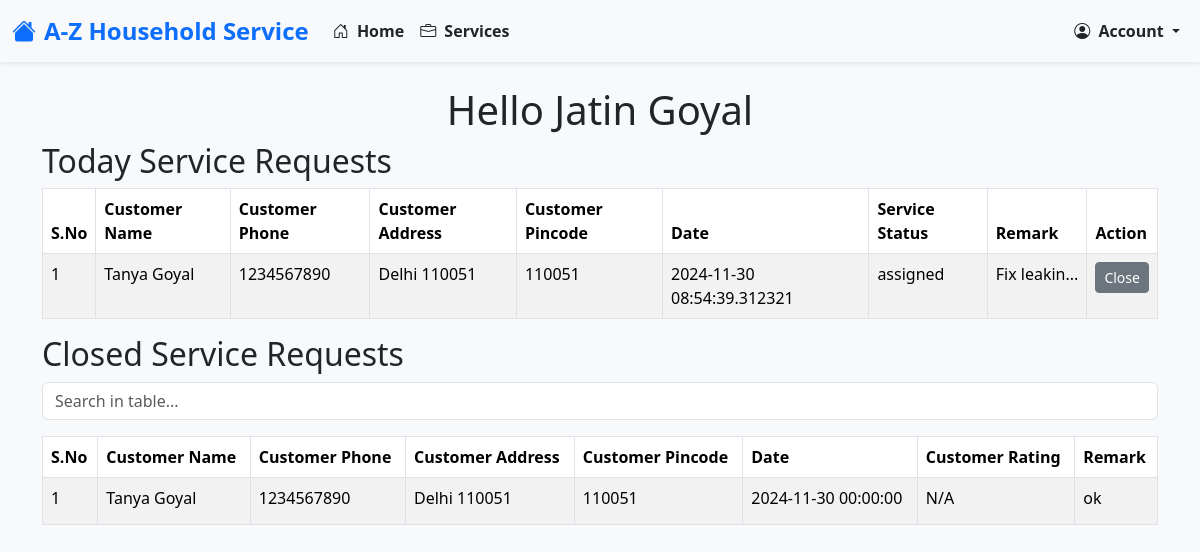
/professionals/home (signed in), run on the app's committed database.
### models.py (models this page shows, shortened)
class BaseModel(db.Model):
    __abstract__ = True  # This makes it an abstract class, not a table in the database
    id = db.Column(db.Integer, primary_key=True)
    created_at = db.Column(db.DateTime, default=datetime.utcnow, nullable=False)  # Ensure it's not nullable
    modified_at = db.Column(db.DateTime, default=datetime.utcnow, onupdate=datetime.utcnow, nullable=False)  # Ensure it's not nullable

class ServiceProfessional(BaseModel):
    __tablename__ = 'service_professional'
    username = db.Column(db.String(150), unique=False, nullable=False)
    password_hash = db.Column(db.String(200), nullable=False)
    name = db.Column(db.String(150), nullable=False)  # Made nullable
    email = db.Column(db.String(150), unique=True, nullable=True)  # Made nullable
    phone = db.Column(db.String(20), unique=True, nullable=True)  # Made nullable
    experience = db.Column(db.Integer, nullable=True)  # Made nullable
    description = db.Column(db.Text, nullable=True)  # Made nullable
    approved = db.Column(db.Boolean, default=False, nullable=True)  # Made nullable
    service_type_id = db.Column(db.Integer, nullable=False)

class Customer(BaseModel):
    __tablename__ = 'customer'
    username = db.Column(db.String(150), unique=True, nullable=False)
    password_hash = db.Column(db.String(200), nullable=False)
    name = db.Column(db.String(150), nullable=True)  # Made nullable
    email = db.Column(db.String(150), unique=True, nullable=False)
    phone = db.Column(db.String(20), unique=True, nullable=False)
    address = db.Column(db.String(300), nullable=True)  # Made nullable
    pincode = db.Column(db.String(300), nullable=True)  # Made nullable

class ServiceRequest(BaseModel):
    __tablename__ = 'service_request'
    service_id = db.Column(db.Integer, db.ForeignKey('service.id'), nullable=True)  # Made nullable
    service_name = db.Column(db.String(50), nullable=False)  # Made nullable
    customer_id = db.Column(db.Integer, db.ForeignKey('customer.id'), nullable=False)
    professional_id = db.Column(db.Integer, db.ForeignKey('service_professional.id'), nullable=True)
    date_of_request = db.Column(db.DateTime, default=datetime.utcnow, nullable=True)  # Made nullable
    date_of_completion = db.Column(db.DateTime, nullable=True)  # Made nullable
    service_status = db.Column(db.String(50), default="requested", nullable=True)  # Made nullable
    service_type_id= db.Column(db.Integer, nullable=False)
    remarks = db.Column(db.Text, nullable=True)  # Made nullable
    rejected_by_professional_id= db.Column(db.Integer, nullable=True)  # Made nullable
    rating = db.Column(db.Text, nullable=True)  # Made nullable
    payment = db.relationship('Payment', backref='service_request', lazy=True)

### routes.py (the view)
@app.route('/professionals/home')
@auth_required
def professionals_home():
    try:
        service_professional = ServiceProfessional.query.filter_by(id=session['userId']).first()
        if not service_professional:
            return "Professional not found", 404
        today_service_requests = ServiceRequest.query.filter(
        or_(
        and_(
            ServiceRequest.professional_id == None,
            ServiceRequest.service_status == ServiceRequestStatus.REQUESTED.display_name
        ),
        and_(
            ServiceRequest.professional_id == service_professional.id,
            ServiceRequest.service_status == ServiceRequestStatus.ASSIGNED.display_name
        )
        )
        ).all()
        closed_service_requests = ServiceRequest.query.filter(
        and_(
            ServiceRequest.professional_id == service_professional.id,
            ServiceRequest.service_status == ServiceRequestStatus.CLOSED.display_name
        )
        ).all()
        mappings = create_id_mappings()
        enriched_today_requests = enrich_service_requests(today_service_requests,None, mappings,service_professional)
        enriched_past_requests = enrich_service_requests(closed_service_requests, None, mappings,service_professional)
        print(today_service_requests)
        return render_template(
            'professionals/home.html',
            service_professional=service_professional,
            today_service_requests=enriched_today_requests,
            past_service_requests=enriched_past_requests
        )
    except Exception as e:
        return f"An error occurred while loading professional home: {e}", 500

### enums.py (called while the page is built)
    @classmethod
    def get_by_id(cls, id):
        for service_type in cls:
            if service_type.id == id:
                return service_type
        return None

### routes.py (called while the page is built)
def auth_required(func):
    @wraps(func)
    def decorated_function(*args, **kwargs):
        if 'userId' in session:
            return func(*args, **kwargs)
        else:
            flash("Please log in first.", "warning")
            return redirect(url_for('login_post'))
    return decorated_function

def create_id_mappings():
    service_type_mapping = {st.id: st for st in ServiceType}
    customer_mapping = {c.id: c for c in Customer.query.all()}
    professional_mapping = {p.id: p for p in ServiceProfessional.query.all()}
    return {
        'service_type_mapping': service_type_mapping,
        'customer_mapping': customer_mapping,
        'professional_mapping': professional_mapping
    }

### templates/professionals/home.html (shortened to what this page needs)
{% extends 'layout.html' %}
{% block content %}
    <div class="container">
     <h1 class="text-center">Hello {{ service_professional.name }}</h1>
    {% include 'pro_today_service_requests.html' %}
    {% include 'pro_past_service_requests.html' %}
    </div>
    {% endblock %}

### templates/pro_today_service_requests.html
<h2>Today Service Requests</h2>
<div class="table-responsive" style="max-height: 400px; overflow-y: auto;">
    {% if today_service_requests|length == 0 %}
        <div class="alert alert-info" role="alert">
            No service requests for today.
        </div>
    {% else %}
        <table class="table table-bordered table-striped">
            <thead>
                <tr>
                    <th>S.No</th>
                    <th>Customer Name</th>
                    <th>Customer Phone</th>
                    <th>Customer Address</th>
                    <th>Customer Pincode</th>
                    <th>Date</th>
                    <th>Service Status</th>
                    <th>Remark</th>
                    <th>Action</th>
                </tr>
            </thead>
            <tbody>
                {% for request in today_service_requests %}
                <tr id="request-{{ request.id }}">
                    <td>{{ loop.index }}</td>
                    <td>{{ request.customer_name if request.customer_name else 'N/A' }}</td>
                    <td>{{ request.customer_phone if request.customer_phone else 'N/A' }}</td>
                    <td>{{ request.customer_address if request.customer_address else 'N/A' }}</td>
                    <td>{{ request.customer_pincode if request.customer_pincode else 'N/A' }}</td>
                    <td>{{ request.date_of_request if request.date_of_request else 'N/A' }}</td>
                    <td>{{ request.status if request.status else 'N/A' }}</td>
                    <td>
                        {% if request.remarks %}
                            {% set trimmed_remarks = request.remarks[:10] if request.remarks|length > 10 else request.remarks %}
                            <span
                                data-toggle="tooltip"
                                title="{{ request.remarks }}"
                                style="max-width: 150px; display: inline-block; overflow: hidden; text-overflow: ellipsis; white-space: nowrap;">
                                {{ trimmed_remarks }}{% if request.remarks|length > 10 %}...{% endif %}
                            </span>
                        {% else %}
                            N/A
                        {% endif %}
                    </td>
                    <td>
                        {% if request.status == 'requested' %}
                            <form action="{{ url_for('service_request_action', service_request_id=request.id, action='accept') }}" method="POST" style="display:inline;">
                                <button class="btn btn-success btn-sm" type="submit">Accept</button>
                            </form>
                            <form action="{{ url_for('service_request_action', service_request_id=request.id, action='reject') }}" method="POST" style="display:inline;">
                                <button class="btn btn-danger btn-sm" type="submit">Reject</button>
                            </form>
                        {% elif request.status == 'assigned' %}
                            <form action="{{ url_for('service_request_action', service_request_id=request.id, action='close') }}" method="POST" style="display:inline;">
                                <button class="btn btn-secondary btn-sm" type="submit">Close</button>
                            </form>
                        {% else %}
                            <span>Closed</span>
                        {% endif %}
                    </td>
                </tr>
                {% endfor %}
            </tbody>
        </table>
    {% endif %}
</div>

### templates/pro_past_service_requests.html (shortened to what this page needs)
<h2>Closed Service Requests</h2>
<div class="table-responsive" style="max-height: 400px; overflow-y: auto;">
    <div class="mb-3">
        <input type="text" id="serviceRequestSearch" class="form-control" placeholder="Search in table...">
    </div>
    <table class="table table-bordered table-striped" id="serviceRequestsTable">
        <thead>
            <tr>
                <th>S.No</th>
                <th>Customer Name</th>
                <th>Customer Phone</th>
                <th>Customer Address</th>
                <th>Customer Pincode</th>
                <th>Date</th>
                <th>Customer Rating</th>
                <th>Remark</th>
            </tr>
        </thead>
        <tbody>
            {% for request in past_service_requests %}
            <tr>
                <td>{{ loop.index }}</td>
                <td>{{ request.customer_name if request.customer_name else 'N/A' }}</td>
                <td>{{ request.customer_phone if request.customer_phone else 'N/A' }}</td>
                <td>{{ request.customer_address if request.customer_address else 'N/A' }}</td>
                <td>{{ request.customer_pincode if request.customer_pincode else 'N/A' }}</td>
                <td>{{ request.date_of_request if request.date_of_request else 'N/A' }}</td>
                <td>{{ request.customer_rating if request.customer_rating else 'N/A' }}</td>
                <td> {% if request.remarks %}
                    {% set trimmed_remarks = request.remarks[:10] if request.remarks|length > 10 else request.remarks %}
                    <span
                        data-toggle="tooltip"
                        title="{{ request.remarks }}"
                        style="max-width: 150px; display: inline-block; overflow: hidden; text-overflow: ellipsis; white-space: nowrap;">
                        {{ trimmed_remarks }}{% if request.remarks|length > 10 %}...{% endif %}
                    </span>
                {% else %}
                    N/A
                {% endif %}</td>
            </tr>
            {% endfor %}
        </tbody>
    </table>
</div>

### templates/layout.html (style rules this page uses)
body { background-color: #f8f9fa; }

### data on the page
ServiceProfessional: name "Jatin Goyal"
Customer: name "Tanya Goyal", phone "1234567890", address "Delhi 110051", pincode "110051", name "Tanya Goyal", phone "1234567890", address "Delhi 110051", pincode "110051"
ServiceRequest: date_of_request "2024-11-30 08:54:39.312321", service_status "assigned"
ServiceRequest: date_of_request "2024-11-30 00:00:00", past_service_requests "ok"

### other printed values
{{ trimmed_remarks }} "Fix leakin"
{{ request.customer_rating if request.customer_rating else 'N/A' }} "N/A"
